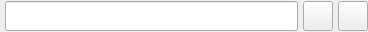
<?xml version="1.0" encoding="UTF-8"?>
<ui version="4.0">
 <class>widgetPaymentCategory</class>
 <widget class="QWidget" name="widgetPaymentCategory">
  <property name="geometry">
   <rect>
    <x>0</x>
    <y>0</y>
    <width>368</width>
    <height>32</height>
   </rect>
  </property>
  <property name="windowTitle">
   <string>Form</string>
  </property>
  <layout class="QVBoxLayout" name="verticalLayout">
   <property name="spacing">
    <number>0</number>
   </property>
   <property name="leftMargin">
    <number>0</number>
   </property>
   <property name="topMargin">
    <number>0</number>
   </property>
   <property name="rightMargin">
    <number>0</number>
   </property>
   <property name="bottomMargin">
    <number>0</number>
   </property>
   <item>
    <layout class="QHBoxLayout" name="horizontalLayout">
     <property name="spacing">
      <number>5</number>
     </property>
     <item>
      <widget class="QLabel" name="lbl_id_pcat">
       <property name="minimumSize">
        <size>
         <width>0</width>
         <height>0</height>
        </size>
       </property>
       <property name="maximumSize">
        <size>
         <width>0</width>
         <height>0</height>
        </size>
       </property>
       <property name="text">
        <string/>
       </property>
      </widget>
     </item>
     <item>
      <widget class="QLineEdit" name="le_paymen_category">
       <property name="minimumSize">
        <size>
         <width>0</width>
         <height>30</height>
        </size>
       </property>
       <property name="maximumSize">
        <size>
         <width>16777215</width>
         <height>30</height>
        </size>
       </property>
      </widget>
     </item>
     <item>
      <widget class="QPushButton" name="btn_save_pcat">
       <property name="minimumSize">
        <size>
         <width>30</width>
         <height>30</height>
        </size>
       </property>
       <property name="maximumSize">
        <size>
         <width>30</width>
         <height>30</height>
        </size>
       </property>
       <property name="cursor">
        <cursorShape>PointingHandCursor</cursorShape>
       </property>
       <property name="styleSheet">
        <string notr="true"/>
       </property>
       <property name="text">
        <string/>
       </property>
       <property name="icon">
        <iconset resource="../../resurce.qrc">
         <normaloff>:/Icons/icons/save_.svg</normaloff>:/Icons/icons/save_.svg</iconset>
       </property>
       <property name="iconSize">
        <size>
         <width>24</width>
         <height>24</height>
        </size>
       </property>
      </widget>
     </item>
     <item>
      <widget class="QPushButton" name="btn_delete_pcat">
       <property name="minimumSize">
        <size>
         <width>30</width>
         <height>30</height>
        </size>
       </property>
       <property name="maximumSize">
        <size>
         <width>30</width>
         <height>30</height>
        </size>
       </property>
       <property name="cursor">
        <cursorShape>PointingHandCursor</cursorShape>
       </property>
       <property name="text">
        <string/>
       </property>
       <property name="icon">
        <iconset resource="../../resurce.qrc">
         <normaloff>:/Icons/icons/trash_.svg</normaloff>:/Icons/icons/trash_.svg</iconset>
       </property>
       <property name="iconSize">
        <size>
         <width>24</width>
         <height>24</height>
        </size>
       </property>
      </widget>
     </item>
    </layout>
   </item>
  </layout>
 </widget>
 <resources>
  <include location="../../resurce.qrc"/>
 </resources>
 <connections/>
</ui>
